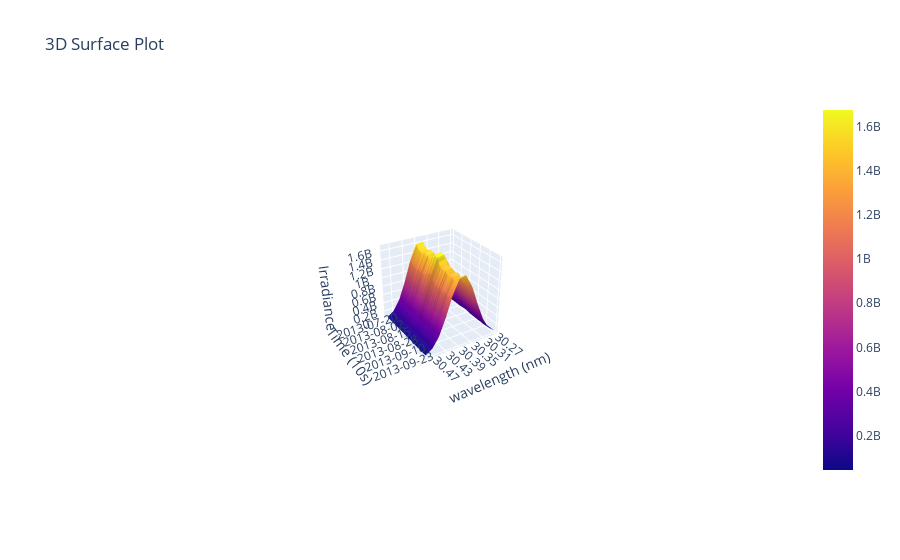

The code cell stored with this chart in its notebook:
### Code cell
start_date = datetime.datetime(2013, 7, 20)
end_date = datetime.datetime(2013, 9, 23)
irradiance_plotly_3d(start_date,end_date)

### Figure 1 — Plotly figure (JSON) as saved in the notebook; plotly's stock layout.template omitted (floating-point values rounded to 4 significant figures; data arrays with more than 128 entries replaced by an {"elided": "..."} marker saying what was removed)
{"data": [{"type": "surface", "x": {"elided": "66x12 int values"}, "y": {"elided": "66x12 int values"}, "z": {"elided": "66x12 float values"}}], "layout": {"autosize": true, "scene": {"aspectmode": "auto", "aspectratio": {"x": 1, "y": 1, "z": 1}, "camera": {"center": {"x": 0, "y": 0, "z": 0}, "eye": {"x": 2.501, "y": 4.027, "z": 2.557}, "projection": {"type": "perspective"}, "up": {"x": 0, "y": 0, "z": 1}}, "xaxis": {"ticktext": [30.27, 30.31, 30.35, 30.39, 30.43, 30.47], "tickvals": [0, 2, 4, 6, 8, 10], "title": {"text": "wavelength (nm)"}, "type": "linear"}, "yaxis": {"ticktext": ["2013-07-20", "2013-08-02", "2013-08-15", "2013-08-28", "2013-09-10", "2013-09-23"], "tickvals": [0, 13, 26, 39, 52, 65], "title": {"text": "Time (10s)"}, "type": "linear"}, "zaxis": {"title": {"text": "Irradiance"}, "type": "linear"}}, "title": {"text": "3D Surface Plot"}}}
